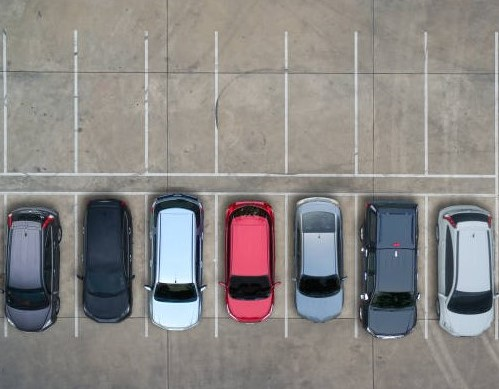
//> input picture parking lot detecting/public4.jpg, 499 x 389 px
$ ./main   (built with g++ and OpenCV 4)
//> lines starting //> are read from the running program, lines starting //| are printed output that depends on the picture; after the words box and inside, x2 and y2 are one past the last pixel; in counts of white or black regions, pixels touching at a corner belong together
#include <opencv2/opencv.hpp>
#include <opencv2/imgproc/imgproc_c.h>
#include <opencv2/core.hpp>
#include <iostream>
using namespace cv;
using namespace std;

int getContours(Mat& inputImg, Mat& outImg);
Mat imgGray, mask, imgBlur, imgCanny, imgThr, imgDil, imgHsv, masked, imgWB;


int main(int argc, char* argv[]) {
    string path = "/Users/jonathan/Desktop/hw4_public/public4.jpg";
    //string path = argv[1];
    Mat img = imread(path);
//> img is the input picture: 389 rows x 499 cols, CV_8UC3; mean B, G, R 132.1, 134.1, 137.5

    GaussianBlur(img, imgBlur, Size(3, 3), 3, 0);
    cvtColor(imgBlur, imgGray, COLOR_BGR2GRAY);
    cvtColor(imgBlur,imgHsv,CV_BGR2HSV);//轉成hsv平面
//> imgHsv: 389 rows x 499 cols, CV_8UC3; mean H, S, V 44.3, 34, 143.4

    Mat masking = Mat::zeros(img.rows,img.cols, CV_8U);
    inRange(imgHsv,Scalar(0,0,165) , Scalar(179,30,255), masking);
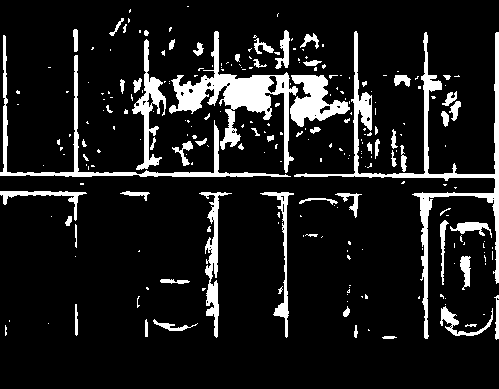
//> masking: 389 rows x 499 cols, CV_8UC1; 11.4% white; 243 white regions (180 under 20 px), largest, box (x1, y1, x2, y2) and area: (294, 31, 499, 339) 4717, (169, 31, 298, 173) 4080, (0, 35, 291, 177) 2317
    img.copyTo(masked,masking ); //將原圖片經由遮罩過濾後，得到結果dst

    //threshold(imgGray, imgThr, 150, 255, THRESH_TRUNC);
    adaptiveThreshold(imgGray, imgThr, 255, ADAPTIVE_THRESH_GAUSSIAN_C, THRESH_BINARY_INV, 27, 16);
//> imgThr: 389 rows x 499 cols, CV_8UC1; 7.5% white; 237 white regions (175 under 20 px), largest, box (x1, y1, x2, y2) and area: (144, 195, 207, 323) 1462, (290, 194, 344, 297) 1181, (432, 200, 490, 340) 983
    medianBlur(imgThr, mask, 5);
//> mask: 389 rows x 499 cols, CV_8UC1; 6.1% white; 95 white regions (36 under 20 px), largest, box (x1, y1, x2, y2) and area: (146, 200, 204, 289) 1160, (299, 213, 343, 297) 893, (432, 200, 484, 324) 821

    Mat kernel = getStructuringElement(MORPH_RECT, Size(3, 3));
    dilate(mask, imgDil, kernel);
//> imgDil: 389 rows x 499 cols, CV_8UC1; 9.6% white; 80 white regions (10 under 20 px), largest, box (x1, y1, x2, y2) and area: (145, 196, 205, 303) 2542, (223, 201, 276, 301) 2050, (444, 212, 496, 296) 1378
    Mat imgContour = Mat::zeros(img.rows,img.cols, CV_8U);
    //getContours(imgDil, imgContour);

    Mat imgHough = Mat::zeros(img.rows,img.cols, CV_8U);
    Canny(masked, imgCanny, 50, 200, 3);
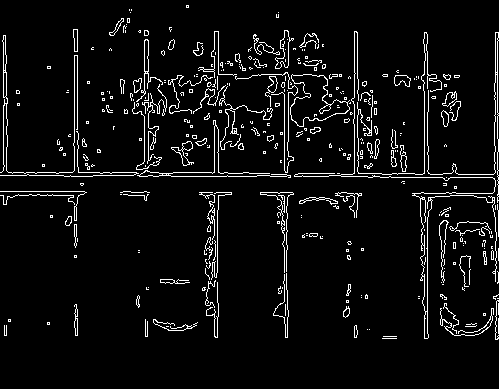
//> imgCanny: 389 rows x 499 cols, CV_8UC1; 5.6% white in thin lines or dots, all inside (x1, y1, x2, y2) = (0, 5, 499, 340)
    // Standard Hough Line Transform
    vector<Vec2f> lines; // will hold the results of the detection
    HoughLines(imgCanny, lines, 1, CV_PI/2, 100, 0, 0 ); // runs the actual detection
//> lines = 20 lines (rho, theta), first 12: [176, 1.57], [427, 0], [424, 0], [284, 0], [172, 1.57], [214, 0], [74, 0], [77, 0], [495, 0], [354, 0], [497, 0], [195, 1.57]
    // Draw the lines
    for( size_t i = 0; i < lines.size(); i++ )
    {
        float rho = lines[i][0], theta = lines[i][1];
        Point pt1, pt2;
        double a = cos(theta), b = sin(theta);
        double x0 = a*rho, y0 = b*rho;
        pt1.x = cvRound(x0 + 1000*(-b));
        pt1.y = cvRound(y0 + 1000*(a));
        pt2.x = cvRound(x0 - 1000*(-b));
        pt2.y = cvRound(y0 - 1000*(a));
        line( imgHough, pt1, pt2, Scalar(255,0,255), 3, LINE_MAX);
    }
//> this loop made 20 passes
//> (rho, theta, a, b, x0, y0) on passes 1 to 12: (176, 1.57, -4.37e-08, 1, -7.69e-06, 176), (427, 0, 1, 0, 427, 0), (424, 0, 1, 0, 424, 0), (284, 0, 1, 0, 284, 0), (172, 1.57, -4.37e-08, 1, -7.52e-06, 172), (214, 0, 1, 0, 214, 0), (74, 0, 1, 0, 74, 0), (77, 0, 1, 0, 77, 0), (495, 0, 1, 0, 495, 0), (354, 0, 1, 0, 354, 0), (497, 0, 1, 0, 497, 0), (195, 1.57, -4.37e-08, 1, -8.52e-06, 195)
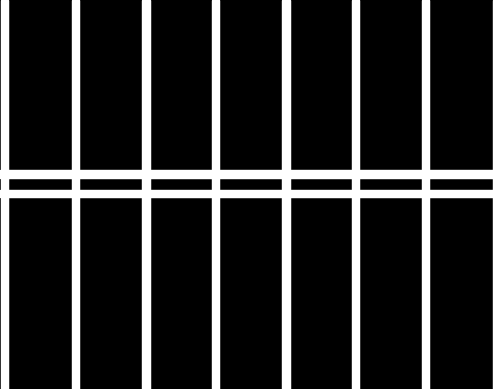
//> imgHough: 389 rows x 499 cols, CV_8UC1; min 0, max 255, mean 44.5
    threshold(imgHough, imgWB, 150, 255, THRESH_BINARY_INV);
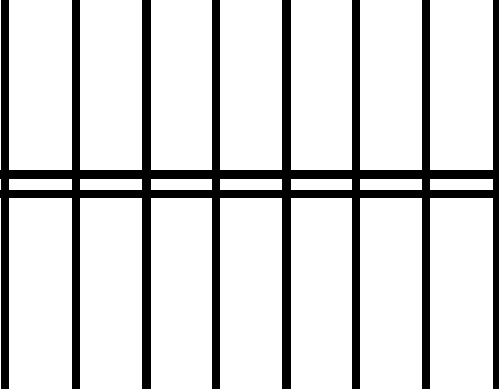
//> imgWB: 389 rows x 499 cols, CV_8UC1; 83.4% white; 1 black region
    int totalParkingLot = getContours(imgWB, imgContour);
//> in getContours, `findContours(inputImg, contours, hierarchy, RETR_TREE, CHAIN_APPROX_SI..`: contours = 24 contours, 3 with area under 20; largest, box (x1, y1, x2, y2) and area: (430, 198, 493, 389) 11780, (9, 198, 72, 389) 11780, (360, 198, 422, 389) 11590, (220, 198, 282, 389) 11590, (80, 198, 142, 389) 11590
//> the loop in getContours, `for(int i = 0; i < contours.size(); i++)` made 24 passes
//> (area, maxArea) on pass 1: (11780, 11780)
//> area on passes 2 to 7: 11590, 11400, 11590, 11400, 11590, 11780
//> after the loop in getContours, `for(int i = 0; i < contours.size(); i++)`: maxArea = 11780
//> the loop in getContours, `for(int i = 0; i < contours.size(); i++)` made 24 passes
//> area on passes 1, 2, 3, 4, 5, 6, 7, 9, 10, 11, 12, 13: 11780, 11590, 11400, 11590, 11400, 11590, 11780, 620, 610, 600, 610, 600
//> after the loop in getContours, `for(int i = 0; i < contours.size(); i++)`:
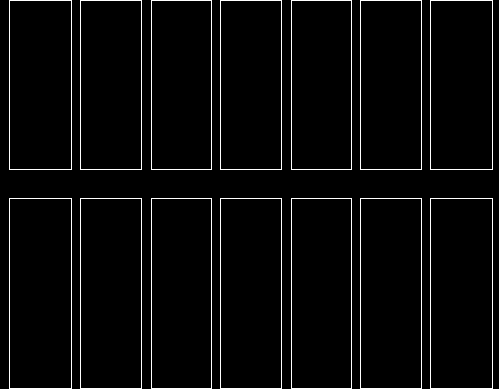
//> outImg: 389 rows x 499 cols, CV_8UC1; 3.5% white in thin lines or dots
//> after the loop in getContours, `for(int i = 0; i < contours.size(); i++)`: count = 14
//> totalParkingLot = 14
    //cout << totalParkingLot << endl;
    vector<Point> tlPoints;
    vector<Point> brPoints;
    vector<vector<Point>> contours;
    vector<Vec4i> hierarchy;
    findContours(imgContour, contours, hierarchy, RETR_EXTERNAL, CHAIN_APPROX_SIMPLE, Point());
//> contours = 14 contours; largest, box (x1, y1, x2, y2) and area: (430, 198, 493, 389) 11780, (9, 198, 72, 389) 11780, (360, 198, 422, 389) 11590, (220, 198, 282, 389) 11590, (80, 198, 142, 389) 11590
    for (size_t t = 0; t < contours.size(); ++t) {
        // 最大外接矩形
        Rect rect = boundingRect(contours[t]);
        //rectangle(img, rect, Scalar(0, 0, 255));

        tlPoints.push_back(rect.tl());
        brPoints.push_back(rect.br());
    }
//> this loop made 14 passes
//> rect on passes 1 to 12: Rect(430, 198, 63, 191), Rect(360, 198, 62, 191), Rect(291, 198, 61, 191), Rect(220, 198, 62, 191), Rect(151, 198, 61, 191), Rect(80, 198, 62, 191), Rect(9, 198, 63, 191), Rect(430, 0, 63, 170), Rect(360, 0, 62, 170), Rect(291, 0, 61, 170), Rect(220, 0, 62, 170), Rect(151, 0, 61, 170)

    int totalCar = 0;
    for(int i = 0; i < totalParkingLot; i++)
    {
        Mat cropped = imgDil(Range(tlPoints[i].y, brPoints[i].y), Range(tlPoints[i].x, brPoints[i].x));
        int count = countNonZero(cropped);
        //cout << count << endl;
        if(count > 900)
            totalCar++;
    }
//> this loop made 14 passes
//> count on passes 1 to 12: 3584, 2351, 2429, 2390, 2870, 1158, 2553, 30, 0, 17, 4, 35
//> pass 1, `Mat cropped = imgDil(Range(tlPoints[i].y, brPoints[i].y), Range(tlPoin..`:
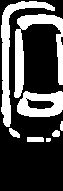
//> cropped: 191 rows x 63 cols, CV_8UC1; 29.8% white; 8 white regions (1 under 20 px), largest, box (x1, y1, x2, y2) and area: (14, 14, 63, 98) 1319, (1, 1, 55, 127) 1205, (17, 91, 63, 117) 820
//> pass 3, `Mat cropped = imgDil(Range(tlPoints[i].y, brPoints[i].y), Range(tlPoin..`:
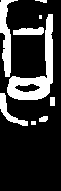
//> cropped: 191 rows x 61 cols, CV_8UC1; 20.8% white; 9 white regions (1 under 20 px), largest, box (x1, y1, x2, y2) and area: (7, 14, 53, 100) 1244, (0, 0, 18, 77) 583, (0, 93, 28, 126) 259
//> after the loop, totalCar = 7
    cout << totalCar << ' ' << totalParkingLot-totalCar;
//| 7 7
//    Mat cropped = imgDil(Range(tlPoints[10].y, brPoints[10].y), Range(tlPoints[10].x, brPoints[10].x));
//    int count = countNonZero(cropped);
//    cout << count << endl;


    imshow("img", img);
    imshow("Canny", imgCanny);
    //imshow("cropped", cropped);
    imshow("imgContour", imgContour);
    imshow("imgmedBlur", mask);
    imshow("imgDil", imgDil);
    imshow("imgHough", imgHough);
//    imshow("imgHoughP", imgHoughP);
//    imshow("masked", masked);
    waitKey(0);
    return 0;
}

int getContours(Mat& inputImg, Mat& outImg) {
    vector<vector<Point>> contours;
    vector<Vec4i> hierarchy;
    int count = 0;
    findContours(inputImg, contours, hierarchy, RETR_TREE, CHAIN_APPROX_SIMPLE);

    int maxArea = 0;
    //cout << contours.size() << endl;
    for(int i = 0; i < contours.size(); i++){
        int area = contourArea(contours[i]);
        if(area > maxArea)
            maxArea = area;
    }

    for(int i = 0; i < contours.size(); i++){
        int area = contourArea(contours[i]);
        if(area > maxArea-(maxArea/2))
        {
            count++;
            drawContours(outImg, contours, i, Scalar(255, 0, 255), 1);
        }
    }
    return count;
}


// [42 lines of commented-out code are left out]

$ run again, with parking lot detecting/public3.jpg copied over parking lot detecting/public4.jpg
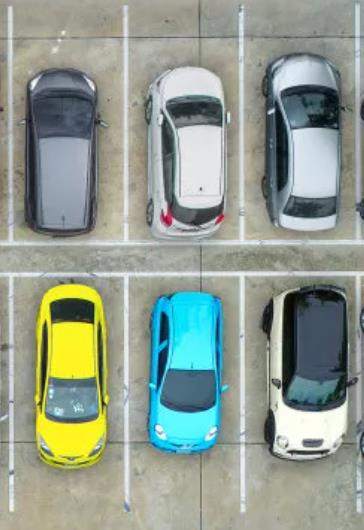
//> input picture parking lot detecting/public3.jpg, 364 x 530 px
//> img is the input picture: 530 rows x 364 cols, CV_8UC3; mean B, G, R 144.7, 156.6, 145.8
//> imgHsv: 530 rows x 364 cols, CV_8UC3; mean H, S, V 58.7, 46.3, 161
//> masking: 530 rows x 364 cols, CV_8UC1; 30.6% white; 104 white regions (70 under 20 px), largest, box (x1, y1, x2, y2) and area: (0, 0, 364, 530) 45462, (271, 385, 348, 459) 3127, (292, 128, 336, 197) 2481
//> imgThr: 530 rows x 364 cols, CV_8UC1; 11.5% white; 363 white regions (247 under 20 px), largest, box (x1, y1, x2, y2) and area: (282, 290, 358, 412) 2419, (160, 109, 230, 226) 1490, (262, 52, 334, 239) 1381
//> mask: 530 rows x 364 cols, CV_8UC1; 9.7% white; 160 white regions (74 under 20 px), largest, box (x1, y1, x2, y2) and area: (282, 287, 358, 412) 2471, (25, 75, 96, 238) 1508, (161, 111, 224, 226) 1474
//> imgDil: 530 rows x 364 cols, CV_8UC1; 15% white; 147 white regions (17 under 20 px), largest, box (x1, y1, x2, y2) and area: (281, 286, 359, 413) 3299, (261, 51, 327, 224) 2690, (24, 74, 97, 239) 2267
//> imgCanny: 530 rows x 364 cols, CV_8UC1; 7.5% white in thin lines or dots
//> lines = 13 lines (rho, theta), first 12: [128, 0], [124, 0], [8, 0], [244, 0], [240, 0], [13, 0], [359, 0], [356, 0], [271, 1.57], [276, 1.57], [120, 0], [224, 0]
//> the loop `for( size_t i = 0; i < lines.size(); i++ )` made 13 passes
//> (rho, theta, a, b, x0, y0) on passes 1 to 8: (128, 0, 1, 0, 128, 0), (124, 0, 1, 0, 124, 0), (8, 0, 1, 0, 8, 0), (244, 0, 1, 0, 244, 0), (240, 0, 1, 0, 240, 0), (13, 0, 1, 0, 13, 0), (359, 0, 1, 0, 359, 0), (356, 0, 1, 0, 356, 0)
//> `threshold(imgHough, imgWB, 150, 255, THRESH_BINARY_INV);`:
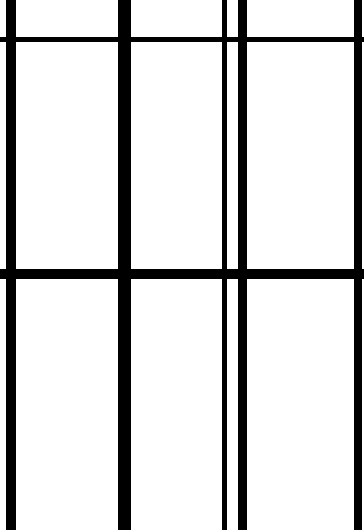
//> imgWB: 530 rows x 364 cols, CV_8UC1; 85.2% white; 1 black region
//> in getContours, `findContours(inputImg, contours, hierarchy, RETR_TREE, CHAIN_APPROX_SI..`: contours = 18 contours; largest, box (x1, y1, x2, y2) and area: (247, 279, 354, 530) 26500, (16, 279, 118, 530) 25250, (247, 42, 354, 269) 23956, (16, 42, 118, 269) 22826, (131, 279, 222, 530) 22500
//> the loop in getContours, `for(int i = 0; i < contours.size(); i++)` made 18 passes
//> (area, maxArea) on passes 1 to 2: (250, 250), (26500, 26500)
//> after the loop in getContours, `for(int i = 0; i < contours.size(); i++)`: maxArea = 26500
//> the loop in getContours, `for(int i = 0; i < contours.size(); i++)` made 18 passes
//> area on passes 1 to 8: 250, 26500, 2500, 22500, 25250, 1250, 226, 23956
//> after the loop in getContours, `for(int i = 0; i < contours.size(); i++)`: count = 6
//> `findContours(imgContour, contours, hierarchy, RETR_EXTERNAL, CHAIN_APP..`: contours = 6 contours; box (x1, y1, x2, y2) and area: (247, 279, 354, 530) 26500, (16, 279, 118, 530) 25250, (247, 42, 354, 269) 23956, (16, 42, 118, 269) 22826, (131, 279, 222, 530) 22500, (131, 42, 222, 269) 20340
//> the loop `for (size_t t = 0; t < contours.size(); ++t)` made 6 passes
//> rect on passes 1 to 6: Rect(247, 279, 107, 251), Rect(131, 279, 91, 251), Rect(16, 279, 102, 251), Rect(247, 42, 107, 227), Rect(131, 42, 91, 227), Rect(16, 42, 102, 227)
//> the loop `for(int i = 0; i < totalParkingLot; i++)` made 6 passes
//> count on passes 1 to 6: 5560, 3040, 4483, 5822, 4362, 3345
//> pass 3, `Mat cropped = imgDil(Range(tlPoints[i].y, brPoints[i].y), Range(tlPoin..`:
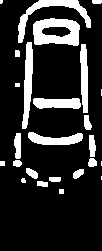
//> cropped: 251 rows x 102 cols, CV_8UC1; 17.5% white; 25 white regions (4 under 20 px), largest, box (x1, y1, x2, y2) and area: (33, 18, 80, 46) 907, (18, 0, 91, 43) 703, (22, 42, 33, 129) 590
//> after the loop `for(int i = 0; i < totalParkingLot; i++)`: totalCar = 6
//| 6 0

$ run again, with parking lot detecting/public1.jpg copied over parking lot detecting/public4.jpg
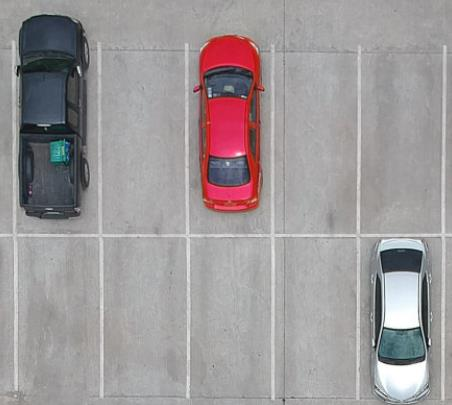
//> input picture parking lot detecting/public1.jpg, 452 x 405 px
//> img is the input picture: 405 rows x 452 cols, CV_8UC3; mean B, G, R 153.2, 151.8, 157.2
//> imgHsv: 405 rows x 452 cols, CV_8UC3; mean H, S, V 69.3, 17.1, 159.7
//> masking: 405 rows x 452 cols, CV_8UC1; 50.9% white; 296 black regions (244 under 20 px), largest, box (x1, y1, x2, y2) and area: (0, 0, 357, 234) 46311, (361, 0, 452, 233) 15742, (360, 237, 442, 405) 8701
//> imgThr: 405 rows x 452 cols, CV_8UC1; 3.8% white; 158 white regions (120 under 20 px), largest, box (x1, y1, x2, y2) and area: (16, 15, 89, 219) 2042, (380, 249, 423, 273) 561, (373, 274, 382, 350) 368
//> mask: 405 rows x 452 cols, CV_8UC1; 3% white; 60 white regions (23 under 20 px), largest, box (x1, y1, x2, y2) and area: (18, 121, 80, 219) 924, (19, 15, 88, 73) 623, (380, 249, 422, 273) 562
//> imgDil: 405 rows x 452 cols, CV_8UC1; 4.9% white; 55 white regions (6 under 20 px), largest, box (x1, y1, x2, y2) and area: (15, 63, 81, 220) 1776, (18, 14, 89, 74) 971, (379, 248, 423, 274) 781
//> imgCanny: 405 rows x 452 cols, CV_8UC1; 9.1% white in thin lines or dots
//> lines = 20 lines (rho, theta), first 12: [274, 0], [237, 1.57], [445, 0], [360, 0], [282, 0], [356, 0], [97, 0], [285, 0], [233, 1.57], [190, 0], [17, 0], [441, 0]
//> the loop `for( size_t i = 0; i < lines.size(); i++ )` made 20 passes
//> (rho, theta, a, b, x0, y0) on passes 1 to 8: (274, 0, 1, 0, 274, 0), (237, 1.57, -4.37e-08, 1, -1.04e-05, 237), (445, 0, 1, 0, 445, 0), (360, 0, 1, 0, 360, 0), (282, 0, 1, 0, 282, 0), (356, 0, 1, 0, 356, 0), (97, 0, 1, 0, 97, 0), (285, 0, 1, 0, 285, 0)
//> imgWB: 405 rows x 452 cols, CV_8UC1; 82% white; 1 black region
//> in getContours, `findContours(inputImg, contours, hierarchy, RETR_TREE, CHAIN_APPROX_SI..`: contours = 27 contours, 3 with area under 20; largest, box (x1, y1, x2, y2) and area: (363, 0, 439, 231) 17250, (193, 0, 268, 231) 17020, (107, 0, 182, 231) 17020, (20, 0, 95, 231) 17020, (288, 0, 354, 231) 14950
//> the loop in getContours, `for(int i = 0; i < contours.size(); i++)` made 27 passes
//> (area, maxArea) on passes 2, 10, 11, 20: (300, 300), (456, 456), (11400, 11400), (17250, 17250)
//> after the loop in getContours, `for(int i = 0; i < contours.size(); i++)`: maxArea = 17250
//> the loop in getContours, `for(int i = 0; i < contours.size(); i++)` made 27 passes
//> area on passes 2, 3, 5, 6, 8, 9, 10, 11: 300, 260, 296, 296, 296, 36, 456, 11400
//> after the loop in getContours, `for(int i = 0; i < contours.size(); i++)`:
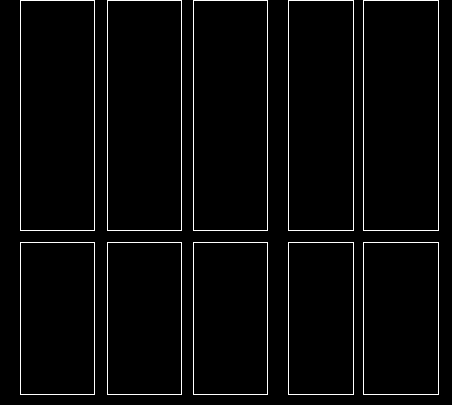
//> outImg: 405 rows x 452 cols, CV_8UC1; 2.9% white in thin lines or dots
//> after the loop in getContours, `for(int i = 0; i < contours.size(); i++)`: count = 10
//> `findContours(imgContour, contours, hierarchy, RETR_EXTERNAL, CHAIN_APP..`: contours = 10 contours; largest, box (x1, y1, x2, y2) and area: (363, 0, 439, 231) 17250, (193, 0, 268, 231) 17020, (107, 0, 182, 231) 17020, (20, 0, 95, 231) 17020, (288, 0, 354, 231) 14950
//> the loop `for (size_t t = 0; t < contours.size(); ++t)` made 10 passes
//> rect on passes 1 to 8: Rect(363, 242, 76, 153), Rect(288, 242, 66, 153), Rect(193, 242, 75, 153), Rect(107, 242, 75, 153), Rect(20, 242, 75, 153), Rect(363, 0, 76, 231), Rect(288, 0, 66, 231), Rect(193, 0, 75, 231)
//> the loop `for(int i = 0; i < totalParkingLot; i++)` made 10 passes
//> count on passes 1 to 8: 2939, 0, 0, 0, 0, 0, 0, 2137
//> pass 1, `Mat cropped = imgDil(Range(tlPoints[i].y, brPoints[i].y), Range(tlPoin..`:
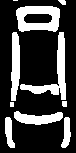
//> cropped: 153 rows x 76 cols, CV_8UC1; 25.3% white; 10 white regions (1 under 20 px), largest, box (x1, y1, x2, y2) and area: (16, 6, 60, 32) 781, (20, 32, 66, 100) 755, (11, 32, 20, 101) 500
//> after the loop `for(int i = 0; i < totalParkingLot; i++)`: totalCar = 3
//| 3 7

$ run again, with parking lot detecting/public2.jpg copied over parking lot detecting/public4.jpg
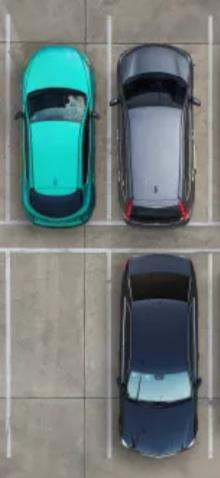
//> input picture parking lot detecting/public2.jpg, 220 x 478 px
//> img is the input picture: 478 rows x 220 cols, CV_8UC3; mean B, G, R 122, 123.4, 110.3
//> imgHsv: 478 rows x 220 cols, CV_8UC3; mean H, S, V 54.3, 54, 130
//> masking: 478 rows x 220 cols, CV_8UC1; 5.8% white; 51 white regions (30 under 20 px), largest, box (x1, y1, x2, y2) and area: (0, 247, 129, 458) 1970, (189, 16, 218, 226) 1009, (160, 111, 181, 177) 627
//> imgThr: 478 rows x 220 cols, CV_8UC1; 6.7% white; 107 white regions (70 under 20 px), largest, box (x1, y1, x2, y2) and area: (117, 311, 202, 443) 1112, (27, 88, 87, 118) 549, (181, 107, 195, 212) 549
//> mask: 478 rows x 220 cols, CV_8UC1; 5% white; 64 white regions (24 under 20 px), largest, box (x1, y1, x2, y2) and area: (117, 366, 201, 408) 750, (28, 88, 87, 103) 395, (117, 44, 189, 82) 371
//> imgDil: 478 rows x 220 cols, CV_8UC1; 8.4% white; 60 white regions (1 under 20 px), largest, box (x1, y1, x2, y2) and area: (116, 365, 202, 409) 1100, (116, 43, 190, 83) 617, (27, 87, 88, 104) 565
//> imgCanny: 478 rows x 220 cols, CV_8UC1; 2.9% white in thin lines or dots
//> lines = 5 lines (rho, theta): [211, 0], [208, 0], [10, 0], [5, 0], [110, 0]
//> the loop `for( size_t i = 0; i < lines.size(); i++ )` made 5 passes
//> (rho, x0) on passes 1 to 5: (211, 211), (208, 208), (10, 10), (5, 5), (110, 110)
//> imgWB: 478 rows x 220 cols, CV_8UC1; 89.5% white; 3 black regions
//> in getContours, `findContours(inputImg, contours, hierarchy, RETR_TREE, CHAIN_APPROX_SI..`: contours = 4 contours; box (x1, y1, x2, y2) and area: (13, 0, 108, 478) 44838, (113, 0, 206, 478) 43884, (214, 0, 220, 478) 2385, (0, 0, 3, 478) 954
//> the loop in getContours, `for(int i = 0; i < contours.size(); i++)` made 4 passes
//> (area, maxArea) on passes 1 to 3: (2385, 2385), (43884, 43884), (44838, 44838)
//> after the loop in getContours, `for(int i = 0; i < contours.size(); i++)`: maxArea = 44838
//> the loop in getContours, `for(int i = 0; i < contours.size(); i++)` made 4 passes
//> (area, count) on passes 2 to 3: (43884, 1), (44838, 2)
//> after the loop in getContours, `for(int i = 0; i < contours.size(); i++)`: count = 2
//> `findContours(imgContour, contours, hierarchy, RETR_EXTERNAL, CHAIN_APP..`: contours = 2 contours; box (x1, y1, x2, y2) and area: (13, 0, 108, 478) 44838, (113, 0, 206, 478) 43884
//> the loop `for (size_t t = 0; t < contours.size(); ++t)` made 2 passes
//> rect on passes 1 to 2: Rect(113, 0, 93, 478), Rect(13, 0, 95, 478)
//> the loop `for(int i = 0; i < totalParkingLot; i++)` made 2 passes
//> (count, totalCar) on passes 1 to 2: (5640, 1), (3183, 2)
//> pass 2, `Mat cropped = imgDil(Range(tlPoints[i].y, brPoints[i].y), Range(tlPoin..`:
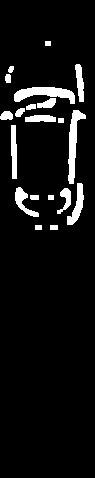
//> cropped: 478 rows x 95 cols, CV_8UC1; 7% white; 20 white regions, largest, box (x1, y1, x2, y2) and area: (14, 87, 75, 104) 565, (68, 110, 86, 184) 545, (67, 183, 84, 225) 313
//> after the loop `for(int i = 0; i < totalParkingLot; i++)`: totalCar = 2
//| 2 0
